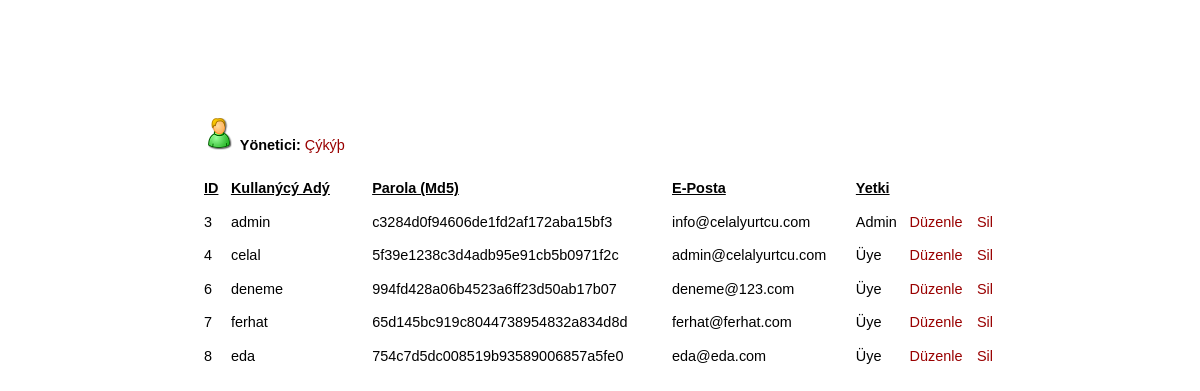
Page /yonetim/admin.php (signed in) on the committed database.
### tables this page shows
CREATE TABLE IF NOT EXISTS `uyeler` (
`id` int(11) NOT NULL,
  `kullanici_adi` varchar(60) NOT NULL,
  `parola` varchar(60) NOT NULL,
  `eposta` varchar(60) NOT NULL,
  `tarih` date DEFAULT NULL,
  `yetki` varchar(60) NOT NULL DEFAULT '0'
);

### yonetim/admin.php (the view, shortened to what this page needs)
<?php
include("../baglanti.php");
$sql = "select * from uyeler Order By id";
$sorgula = mysql_query($sql, $baglanti) or die(mysql_error());
?>
<!DOCTYPE html PUBLIC "-//W3C//DTD XHTML 1.0 Transitional//EN" "http://www.w3.org/TR/xhtml1/DTD/xhtml1-transitional.dtd">
<html xmlns="http://www.w3.org/1999/xhtml">
<head>
<link href="./css/stil.css" rel="stylesheet" type="text/css" />
</head>
<body>
<p>&nbsp;</p>
<p>&nbsp;</p>
<form name="guncelle" method="post" action="admin_islem.php?id=<?php echo $uyeler['id']; ?>">
<table align="center" width="800" border="0" cellspacing="2" cellpadding="2">
  <tr>
    <td height="62" colspan="2"><img src="./mizanpaj/gorsel/uye.png" width="32" height="32" /><b> Yönetici:</b> <a href="cikis.php">&Ccedil;ýkýþ</a></td>
    </tr>
 <tr>
    <td><b><u>ID</u></b></td>
    <td><b><u>Kullanýcý Adý</u></b></td>
    <td><b><u>Parola (Md5)</u></b></td>
    <td><b><u>E-Posta</u></b></td>
    <td><b><u>Yetki</u></b></td>
  </tr>
<?php while ($uyeler = mysql_fetch_array($sorgula)){ ?>
 <tr>
    <td><?php echo $uyeler['id']; ?></td>
    <td><?php echo $uyeler['kullanici_adi']; ?></td>
    <td><?php echo $uyeler['parola']; ?></td>
    <td><?php echo $uyeler['eposta']; ?></td>
    <td><?php if($uyeler['yetki'] =="0")
	echo "Üye";
	elseif($uyeler['yetki'] =="1")
	echo "Admin";
	?></td>
    <td><a href="admin_islem.php?islem=duzenle&id=<?php echo $uyeler['id']; ?>">Düzenle</a></td>
    <td><a href="admin_islem.php?islem=sil&id=<?php echo $uyeler['id']; ?>">Sil</a></td>
  </tr>
<?php } ?>
</table>
</form>
</body>
</html>

### css/stil.css (style rules this page uses)
body, td, textarea, select, blockquote { font: 95%/190% "Trebuchet MS", Tahoma, Arial; }
a { color:#900; text-decoration:none; }

### rows in the picture
uyeler: id "3", kullanici_adi "admin", parola "c3284d0f94606de1fd2af172aba15bf3", eposta "info@celalyurtcu.com", yetki "Admin"
uyeler: id "4", kullanici_adi "celal", parola "5f39e1238c3d4adb95e91cb5b0971f2c", eposta "admin@celalyurtcu.com", yetki "Üye"
uyeler: id "6", kullanici_adi "deneme", parola "994fd428a06b4523a6ff23d50ab17b07", eposta "deneme@123.com", yetki "Üye"
uyeler: id "7", kullanici_adi "ferhat", parola "65d145bc919c8044738954832a834d8d", eposta "ferhat@ferhat.com", yetki "Üye"
uyeler: id "8", kullanici_adi "eda", parola "754c7d5dc008519b93589006857a5fe0", eposta "eda@eda.com", yetki "Üye"
